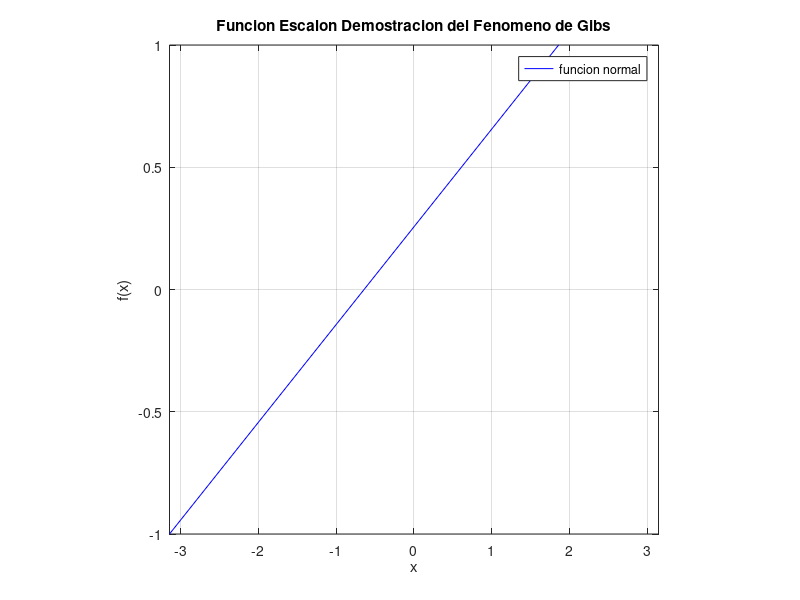

The MATLAB script that drew this image:
%Analisis Numerico
%Gabriel Espinosa y Mario Varon

clc;
clear;

k=input('ingrese el numero de terminos para realizar las sumas parciales k:\n');
n=input('ingrese el paso para realizar el vector x cuyo rango es de [-pi,pi] n:\n');

x=-pi:n:pi;
tam=size(x);%dimenciones de x

%Generacion de la funcion normal
for i=1:tam(2)
    if x(i)<0
        fn(i)=-1;
    else
        fn(i)=1;
    end
end

%generacion de la funcion a partir de Fourier
for i=1:tam(2)
    for j=1:k
        termino(k)=2/(k*pi)*(1-((-1)^k))*sin(k*x(i));%hallar cada termino
    end
    for h=1:k
        if h>1
            f(h)=termino(k)+f(h-1);%hallar f(x(i)) sumando los terminos ecuacion determinado por el modelo de fourier
        else
            f(i)=termino(k);
        end 
    end
end

%Graficas
plot(x,fn,'b')

grid on
axis square
axis ([-pi pi -1 1])
legend('funcion normal')
xlabel('x')
ylabel('f(x)')
title('Funcion Escalon Demostracion del Fenomeno de Gibs')